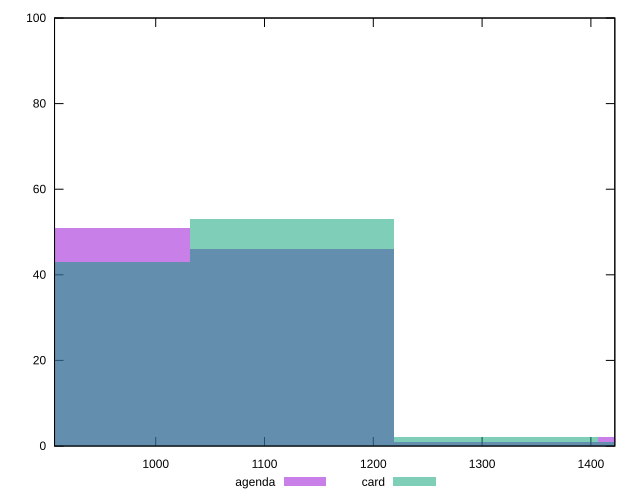

Generate this figure with gnuplot:
reset

$agenda <<EOF
1312.818845254817 1
1500.3643945769336 2
1125.2732959327002 46
937.7277466105835 51
EOF

$card <<EOF
1312.818845254817 2
1500.3643945769336 1
1125.2732959327002 53
937.7277466105835 43
EOF

set key outside below
set boxwidth 187.5455493221167
set xrange [907:1422]
set yrange [0:100]
set trange [0:100]
set style fill transparent solid 0.5 noborder
set terminal svg size 640, 500 enhanced background rgb 'white'
set output "report/report_00029_2021-02-24T13-36-40.390Z/uses-rel-preload/comparison/histogram/1_vs_2.svg"

plot $agenda title "agenda" with boxes, \
     $card title "card" with boxes

reset
